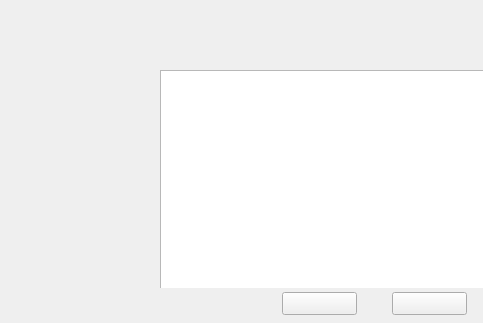
<?xml version="1.0" encoding="UTF-8"?>
<ui version="4.0">
 <class>Introduction</class>
 <widget class="QWidget" name="Introduction">
  <property name="geometry">
   <rect>
    <x>0</x>
    <y>0</y>
    <width>483</width>
    <height>323</height>
   </rect>
  </property>
  <property name="minimumSize">
   <size>
    <width>482</width>
    <height>300</height>
   </size>
  </property>
  <property name="maximumSize">
   <size>
    <width>485</width>
    <height>323</height>
   </size>
  </property>
  <property name="windowTitle">
   <string>Form</string>
  </property>
  <widget class="QWidget" name="widget" native="true">
   <property name="geometry">
    <rect>
     <x>-10</x>
     <y>0</y>
     <width>501</width>
     <height>288</height>
    </rect>
   </property>
   <property name="minimumSize">
    <size>
     <width>0</width>
     <height>288</height>
    </size>
   </property>
   <property name="maximumSize">
    <size>
     <width>16777215</width>
     <height>288</height>
    </size>
   </property>
   <widget class="QLabel" name="labelWallpaper">
    <property name="geometry">
     <rect>
      <x>10</x>
      <y>0</y>
      <width>165</width>
      <height>289</height>
     </rect>
    </property>
    <property name="minimumSize">
     <size>
      <width>165</width>
      <height>285</height>
     </size>
    </property>
    <property name="maximumSize">
     <size>
      <width>165</width>
      <height>289</height>
     </size>
    </property>
    <property name="text">
     <string/>
    </property>
   </widget>
   <widget class="QTextEdit" name="textEditcontent">
    <property name="geometry">
     <rect>
      <x>170</x>
      <y>70</y>
      <width>330</width>
      <height>223</height>
     </rect>
    </property>
    <property name="minimumSize">
     <size>
      <width>320</width>
      <height>223</height>
     </size>
    </property>
    <property name="maximumSize">
     <size>
      <width>330</width>
      <height>223</height>
     </size>
    </property>
    <property name="cursor" stdset="0">
     <cursorShape>ArrowCursor</cursorShape>
    </property>
    <property name="html">
     <string>&lt;!DOCTYPE HTML PUBLIC &quot;-//W3C//DTD HTML 4.0//EN&quot; &quot;http://www.w3.org/TR/REC-html40/strict.dtd&quot;&gt;
&lt;html&gt;&lt;head&gt;&lt;meta name=&quot;qrichtext&quot; content=&quot;1&quot; /&gt;&lt;style type=&quot;text/css&quot;&gt;
p, li { white-space: pre-wrap; }
&lt;/style&gt;&lt;/head&gt;&lt;body style=&quot; font-family:'SimSun'; font-size:9pt; font-weight:400; font-style:normal;&quot;&gt;
&lt;p style=&quot;-qt-paragraph-type:empty; margin-top:0px; margin-bottom:0px; margin-left:0px; margin-right:0px; -qt-block-indent:0; text-indent:0px;&quot;&gt;&lt;br /&gt;&lt;/p&gt;&lt;/body&gt;&lt;/html&gt;</string>
    </property>
   </widget>
   <widget class="QLabel" name="labelTitleIntroduction">
    <property name="geometry">
     <rect>
      <x>170</x>
      <y>0</y>
      <width>331</width>
      <height>71</height>
     </rect>
    </property>
    <property name="styleSheet">
     <string notr="true"/>
    </property>
    <property name="text">
     <string/>
    </property>
   </widget>
  </widget>
  <widget class="QPushButton" name="pushButtonCancel">
   <property name="geometry">
    <rect>
     <x>392</x>
     <y>292</y>
     <width>75</width>
     <height>23</height>
    </rect>
   </property>
   <property name="text">
    <string/>
   </property>
  </widget>
  <widget class="QPushButton" name="pushButtonNext">
   <property name="geometry">
    <rect>
     <x>282</x>
     <y>292</y>
     <width>75</width>
     <height>23</height>
    </rect>
   </property>
   <property name="text">
    <string/>
   </property>
  </widget>
 </widget>
 <resources/>
 <connections/>
</ui>
